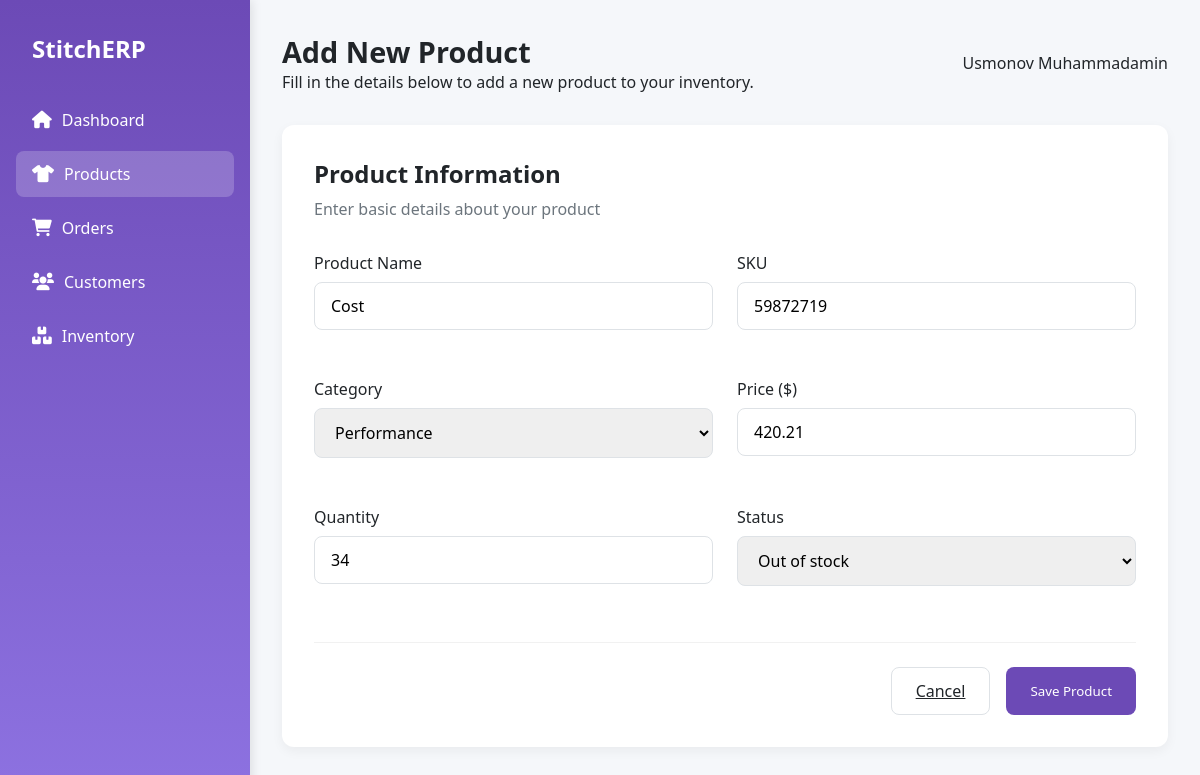
/product/edit/3/, run on the app's committed database.
### product/models.py (models this page shows, shortened)
class Product(models.Model):
    STATUS = [
        (1, 'Active'),
        (2, 'Out of stock'),
        (3, 'Draft'),
    ]
    title = models.CharField(max_length=100)
    category = models.ForeignKey(Category, on_delete=models.CASCADE)
    price = models.DecimalField(decimal_places=2, max_digits=10)
    stock = models.IntegerField()
    status = models.IntegerField(choices=STATUS, default=1)
    code = models.CharField(max_length=100)

### product/views.py (the view)
# urls.py: path('edit/<int:pk>/', product_edit, name='product_edit'),
def product_edit(request, pk):
    product = get_object_or_404(Product, pk=pk)
    if request.method == 'POST':
        form = ProductForm(request.POST, instance=product)
        if form.is_valid():
            form.save()
            return redirect('product_list')  # Redirect to product list
    else:
        form = ProductForm(instance=product)
    context = {
        'form': form,
        'page_title': 'Edit Product',
        'is_edit': True  # Add this to distinguish between add/edit in template
    }
    return render(request, 'product_add.html', context)

### category/models.py (called while the page is built)
    def __str__(self):
        return self.name

### templates/product_add.html (shortened to what this page needs)
<!DOCTYPE html>
<html lang="en">
<head>
    <link rel="stylesheet" href="https://cdnjs.cloudflare.com/ajax/libs/font-awesome/6.0.0-beta3/css/all.min.css">
</head>
<body>
<div class="dashboard">
    <div class="sidebar">
        <div class="logo">
            <h1>StitchERP</h1>
        </div>
        <ul class="nav-menu">
            <li class="nav-item">
                <a href="{% url 'dashboard' %}" class="nav-link">
                    <i class="fas fa-home"></i>
                    Dashboard
                </a>
            </li>
            <li class="nav-item active">
                <a href="{% url 'product' %}" class="nav-link">
                    <i class="fas fa-tshirt"></i>
                    Products
                </a>
            </li>
            <li class="nav-item">
                <a href="{% url 'order_list' %}" class="nav-link">
                    <i class="fas fa-shopping-cart"></i>
                    Orders
                </a>
            </li>
            <li class="nav-item">
                <a href="{% url 'customer' %}" class="nav-link">
                    <i class="fas fa-users"></i>
                    Customers
                </a>
            </li>
            <li class="nav-item">
                <a href="{% url 'inventory' %}" class="nav-link">
                    <i class="fas fa-boxes"></i>
                    Inventory
                </a>
            </li>
        </ul>
    </div>
    <div class="main-content">
        <div class="header">
            <div class="page-title">
                <h2>Add New Product</h2>
                <p>Fill in the details below to add a new product to your inventory.</p>
            </div>
            <div class="user-profile">
                <span>Usmonov Muhammadamin</span>
            </div>
        </div>
        <div class="form-container">
            <div class="form-header">
                <h3>Product Information</h3>
                <p>Enter basic details about your product</p>
            </div>
            <form method="post" action="{% url 'product_add' %}" role="form">
                <div class="form-grid">
                    <div class="form-group">
                        <label for="{{ form.name.id_for_label }}">Product Name</label>
                        {{ form.title }}
                    </div>
                    <div class="form-group">
                        <label for="{{ form.sku.id_for_label }}">SKU</label>
                        {{ form.code }}
                    </div>
                    <div class="form-group">
                        <label for="{{ form.category.id_for_label }}">Category</label>
                        {{ form.category }}
                    </div>
                    <div class="form-group">
                        <label for="{{ form.price.id_for_label }}">Price ($)</label>
                        {{ form.price }}
                    </div>
                    <div class="form-group">
                        <label for="{{ form.quantity.id_for_label }}">Quantity</label>
                        {{ form.stock }}
                    </div>
                    <div class="form-group">
                        <label for="{{ form.quantity.id_for_label }}">Status</label>
                        {{ form.status }}
                    </div>
                </div>
                <div class="form-actions">
                    <a href="{% url 'product' %}" class="btn btn-outline">Cancel</a>
                    <button type="submit" class="btn btn-primary">Save Product</button>
                </div>
            </form>
        </div>
    </div>
</div>
</body>
</html>

### templates/product_add.html (style rules this page uses)
:root { --primary: #6C4AB6; --secondary: #8D72E1; --accent: #B9E0FF; --light: #F8F9FA; --dark: #212529; --success: #4BB543; --warning: #FFC107; --danger: #DC3545; }
* { margin: 0; padding: 0; box-sizing: border-box; font-family: 'Segoe UI', Tahoma, Geneva, Verdana, sans-serif; }
body { background-color: #f5f7fa; color: var(--dark); }
.dashboard { display: grid; grid-template-columns: 250px 1fr; min-height: 100vh; }
.sidebar { background: linear-gradient(180deg, var(--primary), var(--secondary)); color: white; padding: 2rem 1rem; box-shadow: 2px 0 10px rgba(0, 0, 0, 0.1); }
.logo { display: flex; align-items: center; margin-bottom: 2rem; padding-left: 1rem; }
.logo h1 { font-size: 1.5rem; font-weight: 700; }
.nav-menu { list-style: none; }
.nav-item { margin-bottom: 0.5rem; border-radius: 8px; transition: all 0.3s ease; }
.nav-item.active { background-color: rgba(255, 255, 255, 0.2); }
.nav-link { display: flex; align-items: center; padding: 0.75rem 1rem; color: white; text-decoration: none; font-weight: 500; }
.nav-link i { margin-right: 10px; font-size: 1.1rem; }
.main-content { padding: 2rem; }
.header { display: flex; justify-content: space-between; align-items: center; margin-bottom: 2rem; }
.page-title h2 { font-size: 1.8rem; color: var(--dark); }
.user-profile { display: flex; align-items: center; }
.form-container { background: white; border-radius: 12px; padding: 2rem; box-shadow: 0 4px 12px rgba(0, 0, 0, 0.05); }
.form-header { margin-bottom: 2rem; }
.form-header h3 { font-size: 1.5rem; color: var(--dark); margin-bottom: 0.5rem; }
.form-header p { color: #6c757d; }
.form-grid { display: grid; grid-template-columns: 1fr 1fr; gap: 1.5rem; margin-bottom: 1.5rem; }
.form-group { margin-bottom: 1.5rem; }
.form-group label { display: block; margin-bottom: 0.5rem; font-weight: 500; color: var(--dark); }
.form-control { width: 100%; padding: 0.75rem 1rem; border: 1px solid #dee2e6; border-radius: 8px; font-size: 1rem; transition: border-color 0.3s ease; }
.form-actions { display: flex; justify-content: flex-end; gap: 1rem; margin-top: 2rem; padding-top: 1.5rem; border-top: 1px solid #f1f1f1; }
.btn { padding: 0.75rem 1.5rem; border-radius: 8px; border: none; cursor: pointer; font-weight: 500; transition: all 0.3s ease; }
.btn-primary { background-color: var(--primary); color: white; }
.btn-outline { background: transparent; border: 1px solid #dee2e6; color: var(--dark); }

### data on the page
Product: title "Cost", code "59872719", category "Performance", price "420.21", stock "34", status "Out of stock"
